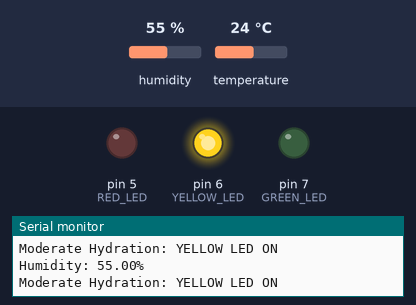
Bench run of a sketch on a simulated Arduino Uno, built with avr-gcc and run on an emulated ATmega328P. Shown: output pins drawn as LEDs (lit = HIGH), the last lines printed to the serial monitor. Inputs (shaded band) come from the test bench; at power-on: humidity 55 %, temperature 24 °C.

Above: at 4.8 s.
4.9 s: humidity set to 32 %
7.9 s: humidity set to 28 %
At 9.4 s:
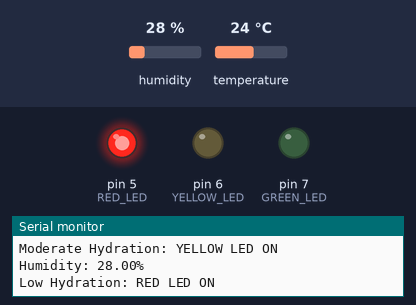
10.9 s: humidity set to 68 %
At 12.9 s:
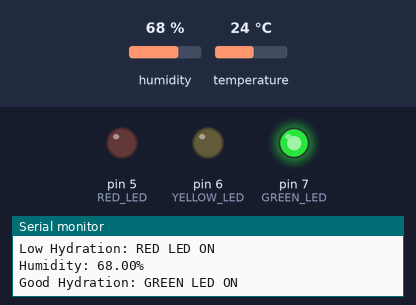
13.9 s: humidity set to 62 %
16.9 s: humidity set to 59 %
At 19.3 s:
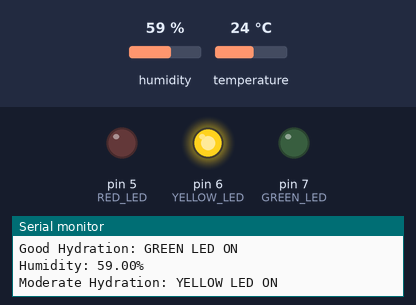
19.9 s: humidity set to 22 %
At 21.1 s:
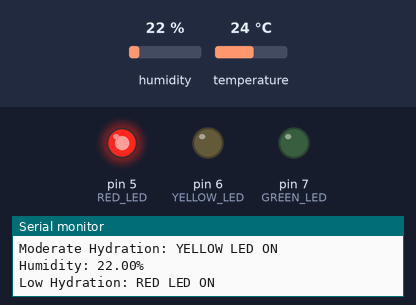
Timing chart, 0 to 22.9 s (numbered marks = the images above; inputs shaded):
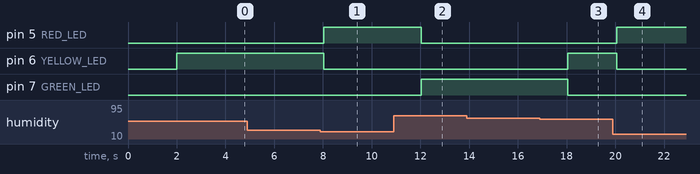

Measured:
- the behaviour switches between 31 and 30 % on humidity (found by bisection; images 0 and 1)
- the behaviour switches between 61 and 60 % on humidity (found by bisection; images 2 and 3)
- after the input at 7.9 s, pin 5 (RED_LED): LOW → HIGH after 0.12 s; pin 6 (YELLOW_LED): HIGH → LOW after 0.12 s
- after the input at 10.9 s, pin 5 (RED_LED): HIGH → LOW after 1.1 s; pin 7 (GREEN_LED): LOW → HIGH after 1.1 s
- after the input at 16.9 s, pin 6 (YELLOW_LED): LOW → HIGH after 1.2 s; pin 7 (GREEN_LED): HIGH → LOW after 1.2 s
- after the input at 19.9 s, pin 5 (RED_LED): LOW → HIGH after 0.16 s; pin 6 (YELLOW_LED): HIGH → LOW after 0.16 s

The sketch:

ArduinoCode.ino
```cpp
#include "DHT.h"

#define DHTPIN 2
#define DHTTYPE DHT22
#define RED_LED 5
#define YELLOW_LED 6
#define GREEN_LED 7

DHT dht(DHTPIN, DHTTYPE);

void setup() {
  Serial.begin(9600);
  dht.begin();
  pinMode(RED_LED, OUTPUT);
  pinMode(YELLOW_LED, OUTPUT);
  pinMode(GREEN_LED, OUTPUT);
  digitalWrite(RED_LED, LOW);
  digitalWrite(YELLOW_LED, LOW);
  digitalWrite(GREEN_LED, LOW);
}

void loop() {
  delay(2000);
  float humidity = dht.readHumidity();
  if (isnan(humidity)) {
    Serial.println("Failed to read from DHT sensor!");
    return;
  }
  Serial.print("Humidity: ");
  Serial.print(humidity);
  Serial.println("%");
  if (humidity <= 30) {
    digitalWrite(RED_LED, HIGH);
    digitalWrite(YELLOW_LED, LOW);
    digitalWrite(GREEN_LED, LOW);
    Serial.println("Low Hydration: RED LED ON");
  }
  else if (humidity > 30 && humidity <= 60) {
    digitalWrite(RED_LED, LOW);
    digitalWrite(YELLOW_LED, HIGH);
    digitalWrite(GREEN_LED, LOW);
    Serial.println("Moderate Hydration: YELLOW LED ON");
  }
  else {
    digitalWrite(RED_LED, LOW);
    digitalWrite(YELLOW_LED, LOW);
    digitalWrite(GREEN_LED, HIGH);
    Serial.println("Good Hydration: GREEN LED ON");
  }
}
```
